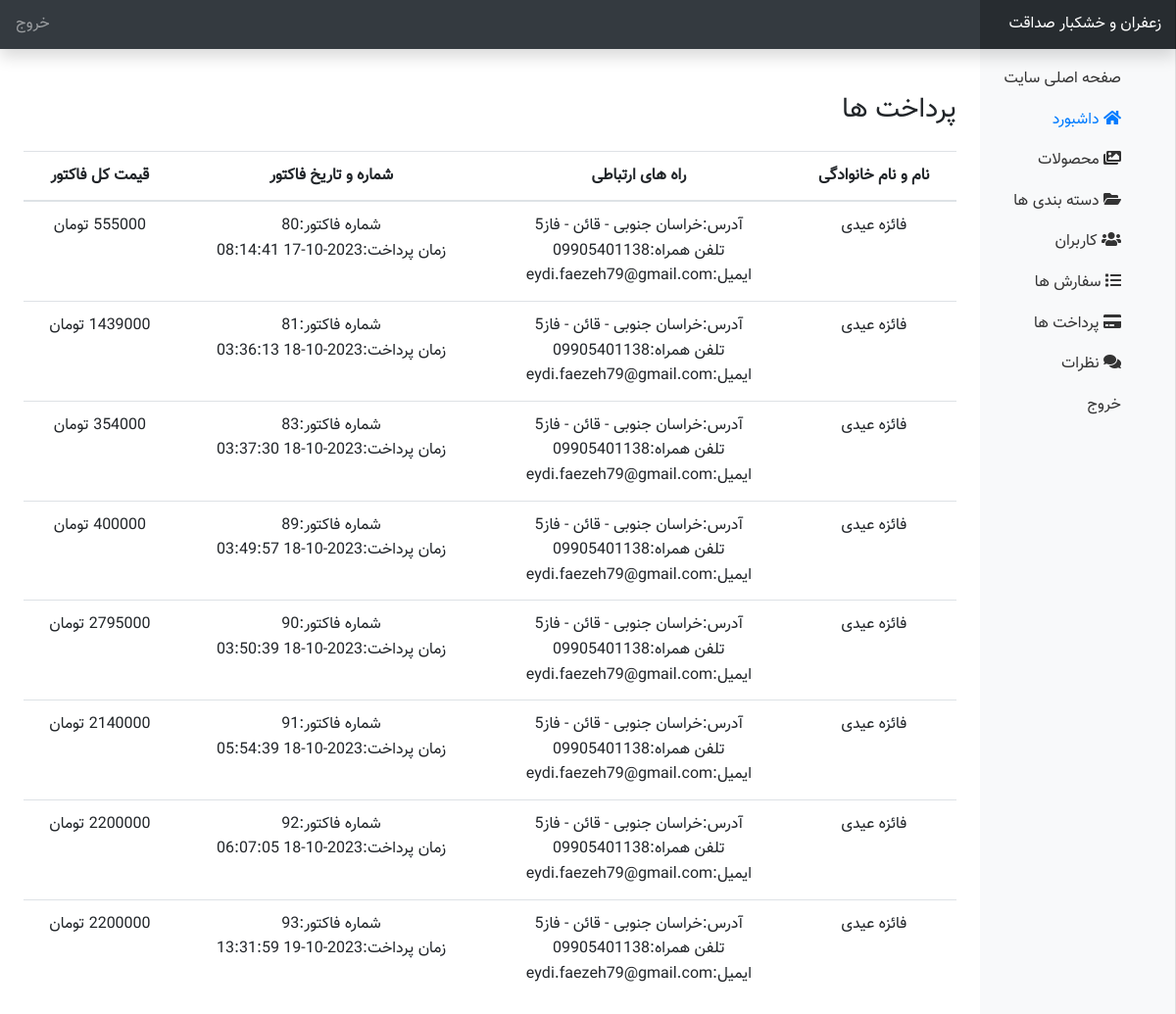
/onlineshop/admin/payment.php, run on the app's committed database.
### tables this page shows
CREATE TABLE `u_order` (
  `order_id` int(11) NOT NULL,
  `order_time` timestamp NOT NULL DEFAULT current_timestamp(),
  `total_price` decimal(20,0) NOT NULL,
  `order_status` text NOT NULL,
  `u_email` varchar(100) NOT NULL,
  `authority` varchar(100) NOT NULL,
  `refid` varchar(20) NOT NULL
);

CREATE TABLE `user` (
  `u_id` int(10) NOT NULL,
  `u_ip` varchar(255) NOT NULL,
  `u_name` char(30) NOT NULL,
  `u_lastname` char(50) NOT NULL,
  `u_email` varchar(100) NOT NULL,
  `u_password` varchar(100) NOT NULL,
  `u_province` text NOT NULL,
  `u_city` text NOT NULL,
  `u_address` varchar(255) NOT NULL,
  `u_phone` varchar(255) NOT NULL,
  `u_image` text NOT NULL,
  `u_confirmed` int(11) NOT NULL,
  `u_confirmcode` int(11) NOT NULL
);

CREATE TABLE `pay_cart` (
  `pay_id` int(11) NOT NULL,
  `p_id` int(11) NOT NULL,
  `u_ip` varchar(255) NOT NULL,
  `qty` int(11) NOT NULL,
  `order_time` timestamp NOT NULL DEFAULT current_timestamp(),
  `order_id` int(11) NOT NULL
);

### onlineshop/admin/payment.php (the view)
<?php
include("./include/header.php");
?>
<div class="container-fluid">
    <div class="row">
        <?php include('./include/sidebar.php') ?>
        <main role="main" class="col-md-9 ml-sm-auto col-lg-10 px-4">
            <div class="d-flex justify-content-between mt-5">
                <h3>پرداخت ها</h3>
            </div>
            <table class="table text-center mt-3">
  <thead>
  <tr>
      <th scope="col">نام و نام خانوادگی</th>
      <th scope="col">راه های ارتباطی</th>
      <th scope="col">شماره و تاریخ فاکتور</th>
      <th scope="col">قیمت کل فاکتور</th>
    </tr>
  </thead>
  <tbody class="table-group-divider">
<?php
include("./include/db.php");
$payments=mysqli_query($con,"call payments()");
foreach ($payments as $pay){
        $order_id=$pay['order_id'];
        include("./include/db.php");
        $time_pay_order=mysqli_query($con,"call time_pay_order('$order_id')");
        foreach ($time_pay_order as $time) {
                $order_time=$time['order_time'];
        }
?>
    <tr>
    <td><?php echo $pay['u_name']." ".$pay['u_lastname'] ; ?></td>
    <td>آدرس:<?php echo $pay['u_province']." - ".$pay['u_city']." - ".$pay['u_address'] ; ?><br>
    تلفن همراه:<?php echo $pay['u_phone']; ?>
    <br>
    ایمیل:<?php echo $pay['u_email']; ?>
</td>
    <td>شماره فاکتور:<?php echo $pay['order_id']; ?>
    <br>
    زمان پرداخت:<?php echo $order_time; ?></td>
    <td><?php echo $pay['total_price']; ?> تومان</td>
    </tr>
<?php
}
?>
  </tbody>
</table>
        </main>
    </div>
</div>

### onlineshop/admin/css/style.css (style rules this page uses)
body { direction: rtl; text-align: right !important; font-family: "Vazir" !important; line-height: 1.6; }
[role="main"] { padding-top: 110px; }
@media (min-width: 768px) { [role="main"] { padding-top: 48px; } }

### data on the page
u_order: user.u_name "فائزه", user.u_lastname "عیدی", user.u_province "خراسان جنوبی", user.u_city "قائن", user.u_address "فاز5", user.u_phone "09905401138", u_email "eydi.faezeh79@gmail.com", order_id "80", pay_cart.order_time "2023-10-17 08:14:41"
u_order: user.u_name "فائزه", user.u_lastname "عیدی", user.u_province "خراسان جنوبی", user.u_city "قائن", user.u_address "فاز5", user.u_phone "09905401138", u_email "eydi.faezeh79@gmail.com", order_id "81", pay_cart.order_time "2023-10-18 03:36:13"
u_order: user.u_name "فائزه", user.u_lastname "عیدی", user.u_province "خراسان جنوبی", user.u_city "قائن", user.u_address "فاز5", user.u_phone "09905401138", u_email "eydi.faezeh79@gmail.com", order_id "83", pay_cart.order_time "2023-10-18 03:37:30"
u_order: user.u_name "فائزه", user.u_lastname "عیدی", user.u_province "خراسان جنوبی", user.u_city "قائن", user.u_address "فاز5", user.u_phone "09905401138", u_email "eydi.faezeh79@gmail.com", order_id "89", pay_cart.order_time "2023-10-18 03:49:57", total_price "400000"
u_order: user.u_name "فائزه", user.u_lastname "عیدی", user.u_province "خراسان جنوبی", user.u_city "قائن", user.u_address "فاز5", user.u_phone "09905401138", u_email "eydi.faezeh79@gmail.com", order_id "90", pay_cart.order_time "2023-10-18 03:50:39"
u_order: user.u_name "فائزه", user.u_lastname "عیدی", user.u_province "خراسان جنوبی", user.u_city "قائن", user.u_address "فاز5", user.u_phone "09905401138", u_email "eydi.faezeh79@gmail.com", order_id "91", pay_cart.order_time "2023-10-18 05:54:39"
u_order: user.u_name "فائزه", user.u_lastname "عیدی", user.u_province "خراسان جنوبی", user.u_city "قائن", user.u_address "فاز5", user.u_phone "09905401138", u_email "eydi.faezeh79@gmail.com", order_id "92", pay_cart.order_time "2023-10-18 06:07:05"
u_order: user.u_name "فائزه", user.u_lastname "عیدی", user.u_province "خراسان جنوبی", user.u_city "قائن", user.u_address "فاز5", user.u_phone "09905401138", u_email "eydi.faezeh79@gmail.com", order_id "93", pay_cart.order_time "2023-10-19 13:31:59"
